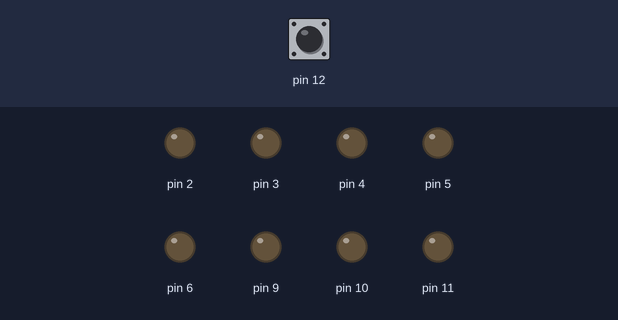
This sketch was run on a simulated Arduino Uno, built with avr-gcc and run on an emulated ATmega328P. Parts: output pins drawn as LEDs (lit = HIGH). The inputs (shaded band) are chosen by the test bench; at power-on: pin 12 HIGH. Random numbers use the default seed unless the sketch sets one.

Above: at 1.2 s.
1.3 s: pin 12 driven LOW
At 1.45 s:
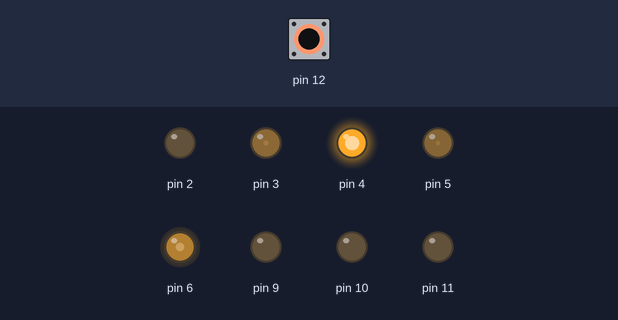
4.3 s: pin 12 driven HIGH
At 7.1 s:
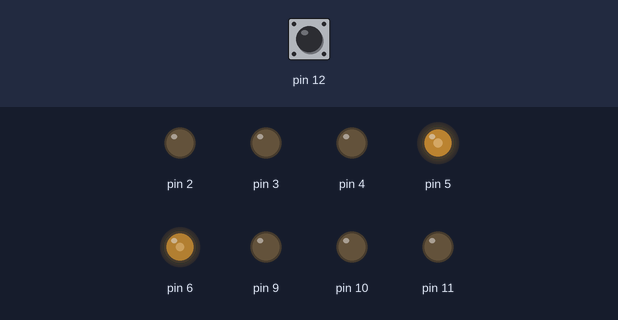
7.3 s: pin 12 driven LOW
At 7.46 s:
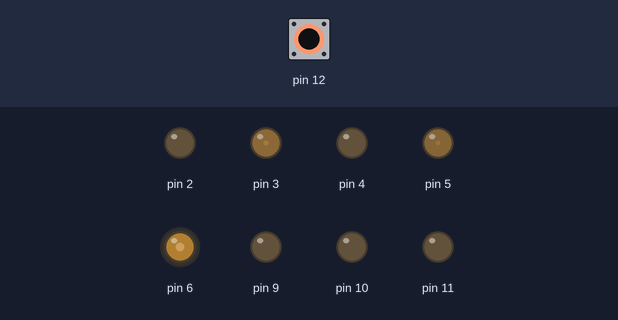
10.3 s: pin 12 pulsed HIGH 2 times (0.12 s each, 0.3 s apart)
13.9 s: pin 12 driven HIGH
16.2 s: pin 12 driven LOW
At 17.25 s:
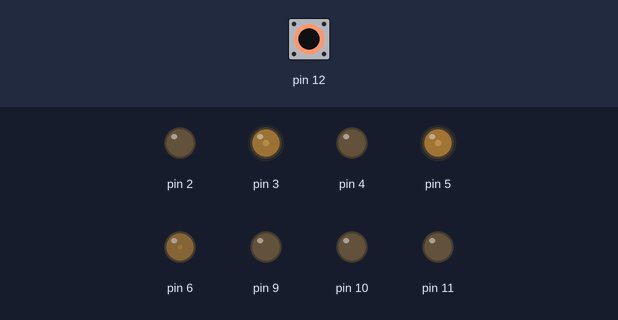
Timing chart, 0 to 27.1 s (numbered marks = the images above; inputs shaded):
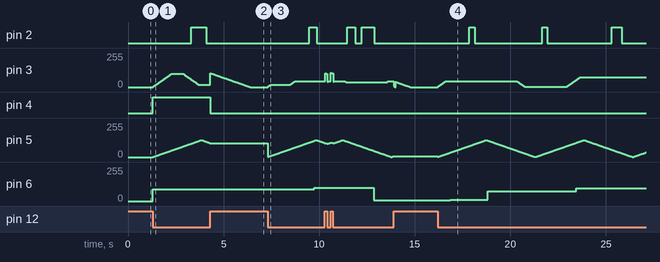

The sketch:

borg_body_lights.ino
```cpp
int pinlevel[15];
int pintarget[15];
int pintimer[15];
int pinmin[15];
int pinmax[15];
int pindir[15];

void setup() {
  // Analog outputs
  pinMode(3, OUTPUT);
  pinMode(5, OUTPUT);
  pinMode(6, OUTPUT);
  pinMode(9, OUTPUT);
  pinMode(10, OUTPUT);
  pinMode(11, OUTPUT);

  // Digital outputs
  pinMode(2, OUTPUT);
  pinMode(4, OUTPUT);

  // Digital inputs
  pinMode(12, INPUT);

  // Setup
  pinlevel[2] = 0;
  pintimer[2] = 100;

  pinlevel[3] = 0;
  pinmin[3] = 0; // must be even
  pinmax[3] = 128; // must be even

  pinlevel[5] = 0;
  pinmin[5] = 0;
  pinmax[5] = 128;
  pindir[5] = 0;

  pinmin[6] = 0;
  pinmax[6] = 128;

}

void loop() {
  // put your main code here, to run repeatedly:
  if (digitalRead(12) == false)
  {

  // ############################## Pin 2 - random frequency and duration flashes (LED on back)

  if (pintimer[2] <= 0)
  {
    // If on already, turn off. If off, turn on.
    if (pinlevel[2] == 0)
    {
      pinlevel[2] = 1;
      digitalWrite(2, true);
      pintimer[2] = random(12, 50);
    } else {
      pinlevel[2] = 0;
      digitalWrite(2, false);
      pintimer[2] = random(15, 200);
    }
  }
  pintimer[2]--;


  // ############################## Pin 3 - random brightness fluctuation (green triangle)

  if (pinlevel[3] == pintarget[3])
  {
    pintimer[3]--;
    if (pintimer[3] <= 0)
    {
      // timer is done, move to a new target brightness
      pintimer[3] = random(25, 200);
      pintarget[3] = (random(pinmin[3], pinmax[3] / 2)) * 2;
    }
  }
  if (pinlevel[3] < pintarget[3]) { pinlevel[3] += 2; }
  if (pinlevel[3] > pintarget[3]) { pinlevel[3] -= 2; }
  analogWrite(3, pinlevel[3]);


  // ############################## Pin 4 - regular flashing every 1000ms (LED on leg)

  if (pintimer[4] <= 0)
  {
    if (pinlevel[4] == 0)
    { pinlevel[4] = 1; digitalWrite(4, true); pintimer[4] = 12; }
      else
    { pinlevel[4] = 0; digitalWrite(4, false); pintimer[4] = 38; }
  }


  // ############################## Pin 5 - soft fade up and down (big glow stick)

  if ((pindir[5] == 0) && (pinlevel[5] < pinmax[5])) { pinlevel[5]++; if (pinlevel[5] >= pinmax[5]) { pindir[5] = 1; } }
  if ((pindir[5] == 1) && (pinlevel[5] > pinmin[5])) { pinlevel[5]--; if (pinlevel[5] <= pinmin[5]) { pindir[5] = 0; } }
  analogWrite(5, pinlevel[5]);


  // ############################## Pin 6 - random sudden brightness changes (red behind circuitboard)

  if (pintimer[6] <= 0)
  {
    // switch the brightness, reset the timer
    pinlevel[6] = random(pinmin[6], pinmax[6]);
    analogWrite(6, pinlevel[6]);
    pintimer[6] = random(12, 500); // between 240ms and 10s
  }
  pintimer[6]--;

  } else {  // digitalRead(12)
    digitalWrite(2, false);
    digitalWrite(4, false);
    if (pinlevel[3] > 0) { pinlevel[3]--; analogWrite(3, pinlevel[3]); }
    if (pinlevel[5] > 0) { pinlevel[5]--; analogWrite(3, pinlevel[5]); pindir[5] = 0; }
  }

  delay(20);
}
```

Measured:
- after the input at 1.3 s, pin 2: LOW → HIGH after 2.0 s, → LOW 0.78 s later; pin 3: rises from 0/255 to 98/255 in 0.96 s, then falls to 16/255 in 1.4 s; pin 4: LOW → HIGH at once; pin 5: rises from 0/255 to 127/255 in 2.5 s, then falls to 105/255 in 0.46 s; pin 6: 0/255 → 89/255 at once, → 88/255 1.9 s later
- after the input at 4.3 s, pin 4: HIGH → LOW at once
- after the input at 7.3 s, pin 2: LOW → HIGH after 2.2 s, → LOW 0.40 s later; pin 3: moves from 0/255 to 42/255 over 1.4 s, starting at once; pin 6: 88/255 → 98/255 after 2.5 s
